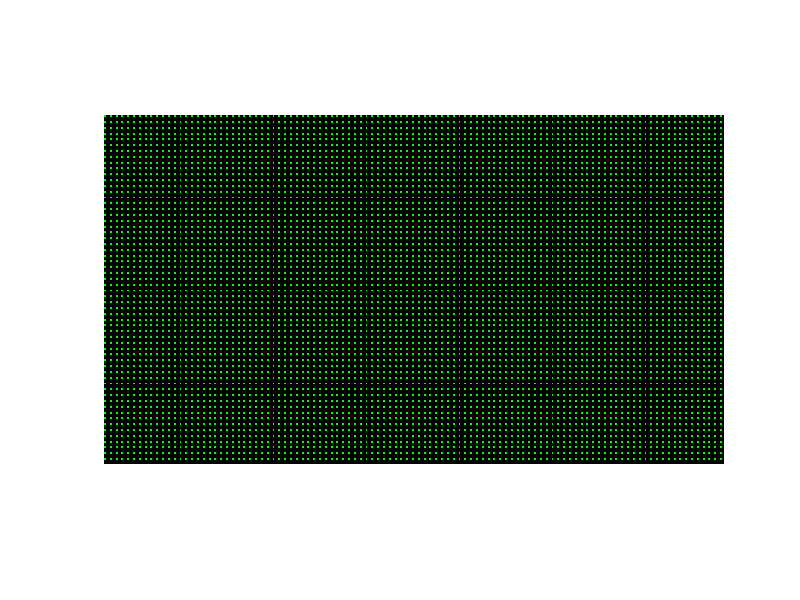

Here is the MATLAB script that generated this plot: (Note: this script raises an error after producing the figure.)
%%

%filename='testAnimated.gif';

orientation="H";

%%
xsize=960;
ysize=540;
image=zeros(ysize,xsize);
%%
period=9.0;                     % This is now how often a red pixel appears - 1 in [period]
% If possible, select a period of 3n+1, where n is an integer
%step=floor(period/3);
% dutycycle=0.5;                % used for alternating bars
% cutoff=period*(1-dutycycle);  % used for alternating bars
cutoff=3.0;
nImages=1;
colorvect=[0,255,0];
%%
   h= figure;

   
for idx=1:nImages
    image=zeros(ysize,xsize);
    k=idx-1;
    for i=1:1:ysize  
        k=k+1;
        if k<=cutoff
            m = 0;
            for j=1:1:xsize
                m=m+1;
                if m<=cutoff
                    image(i,j,1:3)=[0,255,0];
%                     image(i,j,1:3)=[255,0,0];
%                     if j+floor(period/3)<=xsize
%                         image(i,j+floor(period/3),1:3)=[0,255,0];
%                         if j+floor(2*period/3)<=xsize
%                             image(i,j+floor(2*period/3),1:3)=[0,0,255];
%                         end
%                     end
                end
                if m==period
                    m=0;
                end
            end
          % image(i,:,1:3)=ones(xsize,1).*colorvect;  % from when this code
          % only made horizontal lines
        end
        if k==floor(period)
            k=0;
        end
    end

imshow(image)
frame=getframe(h);
im{idx}=frame2im(frame);
end

imwrite(image,'TestImages/039pxG.png');


%%
%%
% for idx = 1:nImages
%     [A,map] = rgb2ind(im{idx},256);
%     if idx == 1
%         imwrite(A,map,filename,'gif','LoopCount',Inf,'DelayTime',0.1);
%     else
%         imwrite(A,map,filename,'gif','WriteMode','append','DelayTime',0.1);
%     end
% end
